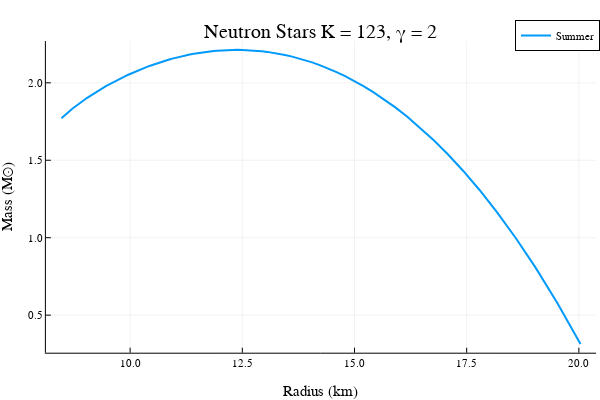

The code cell stored with this chart in its notebook:
### Code cell
ρ₀ = collect(1.0e-4:1.0e-4:2.0e-2)
M,R = make_TOV_sequence(ρ₀, ideal_gas_der, [123,2])
@time begin
    M,R = make_TOV_sequence(ρ₀, ideal_gas_der, [123,2])
end
plot(R*1.482, M, xlabel = "Radius (km)", ylabel = "Mass (M⊙)", label = "Summer", title = "Neutron Stars K = 123, γ = 2", linewidth = 2)

### Figure 1 — Plotly figure (JSON) as saved in the notebook; plotly's stock layout.template omitted (floating-point values rounded to 4 significant figures; data arrays with more than 128 entries replaced by an {"elided": "..."} marker saying what was removed)
{"data": [{"colorbar": {"title": ""}, "legendgroup": "Summer", "line": {"color": "rgba(0, 154, 250, 1.000)", "dash": "solid", "shape": "linear", "width": 2}, "mode": "lines", "name": "Summer", "showlegend": true, "type": "scatter", "x": {"elided": "200 float values"}, "xaxis": "x", "y": {"elided": "200 float values"}, "yaxis": "y", "zmax": null, "zmin": null}], "layout": {"annotations": [{"font": {"color": "rgba(0, 0, 0, 1.000)", "family": "sans-serif", "size": 20}, "rotation": 0, "showarrow": false, "text": "Neutron Stars K = 123, γ = 2", "x": 0.535, "xanchor": "center", "xref": "paper", "y": 1, "yanchor": "top", "yref": "paper"}], "height": 400, "legend": {"bgcolor": "rgba(255, 255, 255, 1.000)", "bordercolor": "rgba(0, 0, 0, 1.000)", "borderwidth": 1, "font": {"color": "rgba(0, 0, 0, 1.000)", "family": "sans-serif", "size": 11}, "title": {"font": {"color": "rgba(0, 0, 0, 1.000)", "family": "sans-serif", "size": 15}, "text": ""}, "tracegroupgap": 0, "traceorder": "normal", "x": 1, "xanchor": "auto", "y": 1, "yanchor": "auto"}, "margin": {"b": 20, "l": 0, "r": 0, "t": 20}, "paper_bgcolor": "rgba(255, 255, 255, 1.000)", "plot_bgcolor": "rgba(255, 255, 255, 1.000)", "showlegend": true, "width": 600, "xaxis": {"anchor": "y", "domain": [0.07647, 0.9934], "gridcolor": "rgba(0, 0, 0, 0.100)", "gridwidth": 0.5, "linecolor": "rgba(0, 0, 0, 1.000)", "mirror": false, "range": [8.122, 20.38], "showgrid": true, "showline": true, "showticklabels": true, "tickangle": 0, "tickcolor": "rgb(0, 0, 0)", "tickfont": {"color": "rgba(0, 0, 0, 1.000)", "family": "sans-serif", "size": 11}, "tickmode": "array", "ticks": "inside", "ticktext": ["10.0", "12.5", "15.0", "17.5", "20.0"], "tickvals": [10, 12.5, 15, 17.5, 20], "title": "Radius (km)", "titlefont": {"color": "rgba(0, 0, 0, 1.000)", "family": "sans-serif", "size": 15}, "type": "-", "visible": true, "zeroline": false, "zerolinecolor": "rgba(0, 0, 0, 1.000)"}, "yaxis": {"anchor": "x", "domain": [0.07581, 0.9415], "gridcolor": "rgba(0, 0, 0, 0.100)", "gridwidth": 0.5, "linecolor": "rgba(0, 0, 0, 1.000)", "mirror": false, "range": [0.2575, 2.27], "showgrid": true, "showline": true, "showticklabels": true, "tickangle": 0, "tickcolor": "rgb(0, 0, 0)", "tickfont": {"color": "rgba(0, 0, 0, 1.000)", "family": "sans-serif", "size": 11}, "tickmode": "array", "ticks": "inside", "ticktext": ["0.5", "1.0", "1.5", "2.0"], "tickvals": [0.5, 1, 1.5, 2], "title": "Mass (M⊙)", "titlefont": {"color": "rgba(0, 0, 0, 1.000)", "family": "sans-serif", "size": 15}, "type": "-", "visible": true, "zeroline": false, "zerolinecolor": "rgba(0, 0, 0, 1.000)"}}}
